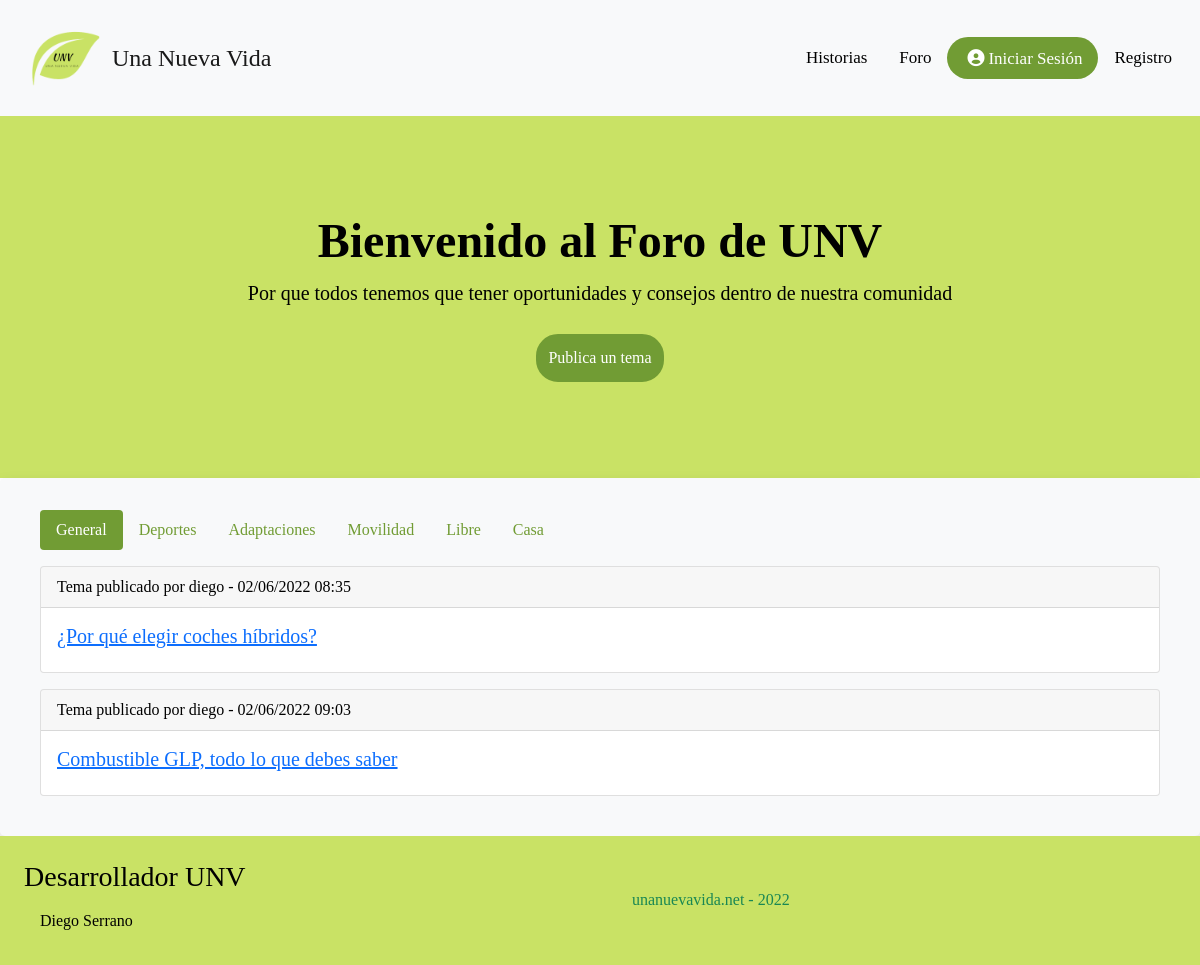
Page /web/index.php?ctl=listarForo on the earlier database version.
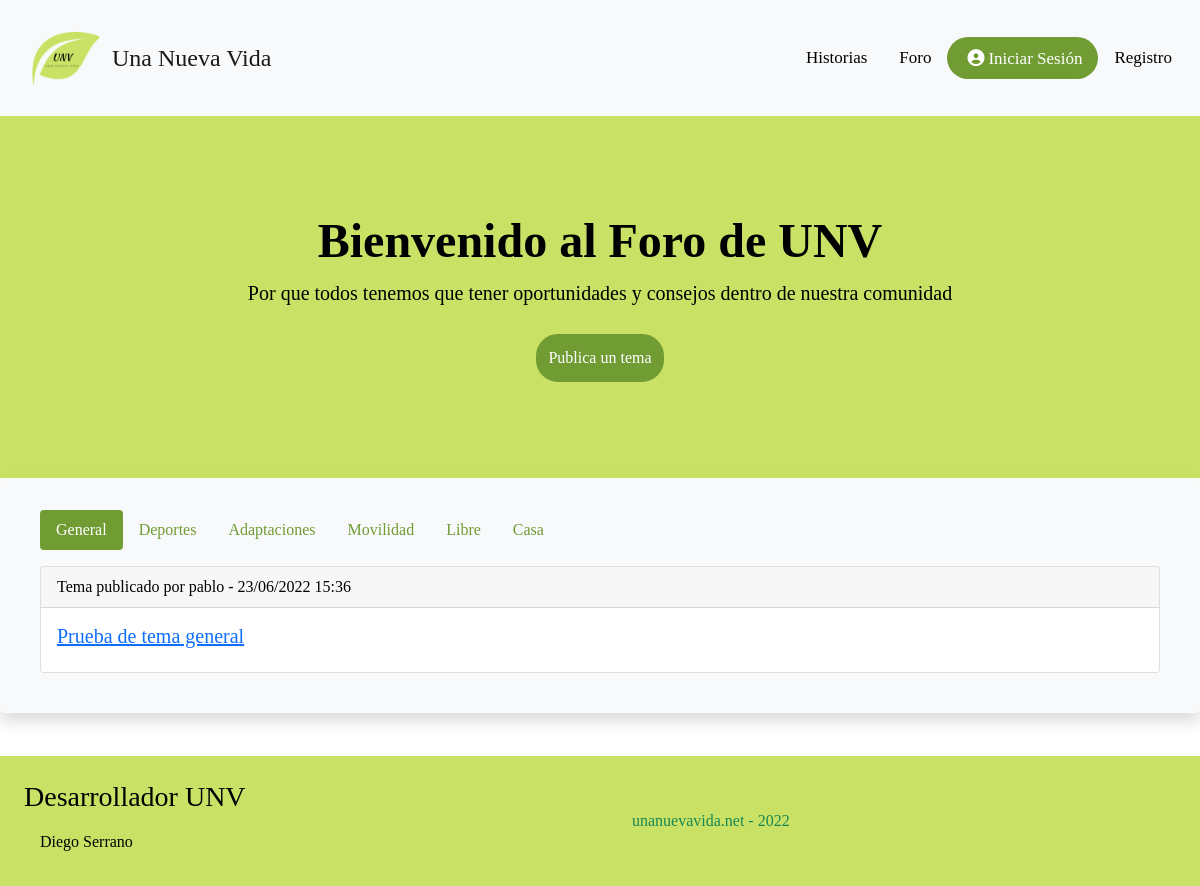
Same page on the later database version.
### tables this page shows
CREATE TABLE `categorias_foro` (
  `id_categoria` int(8) NOT NULL,
  `nombre_categoria` varchar(255) NOT NULL,
  `descripcion_categoria` varchar(255) NOT NULL
);

CREATE TABLE `temas_foro` (
  `id_tema` int(8) NOT NULL,
  `asunto_tema` varchar(255) NOT NULL,
  `fecha_tema` timestamp NULL DEFAULT current_timestamp(),
  `categoria_tema` int(8) NOT NULL,
  `by_tema` int(8) NOT NULL
);

CREATE TABLE `usuarios` (
  `id_usuario` int(11) NOT NULL,
  `usuario` varchar(10) NOT NULL,
  `password` varchar(200) NOT NULL,
  `nombre` varchar(20) NOT NULL,
  `apellidos` varchar(40) DEFAULT NULL,
  `email` varchar(40) NOT NULL,
  `telefono` varchar(12) DEFAULT NULL,
  `fecha_nac` date DEFAULT NULL,
  `descripcion` text DEFAULT NULL,
  `foto_perfil` varchar(100) NOT NULL,
  `fecha_creacion` datetime NOT NULL DEFAULT current_timestamp(),
  `rol` int(11) NOT NULL,
  `activo` int(11) NOT NULL,
  `google` tinyint(4) NOT NULL
);

### app/controladores/cForo.php (called while the page is built, shortened)
<?php
class cForo {
    public function listarForo() {
        try {
            $foros = new Foro();
            $temas = $foros->listarTemas();
            $categorias = $foros->listarCategorias();
        } catch (Exception $e) {
            error_log($e->getMessage() . microtime() . PHP_EOL, 3, "logExceptio.txt");
            header('Location: index.php?ctl=error');
        } catch (Error $e) {
            error_log($e->getMessage() . microtime() . PHP_EOL, 3, "logError.txt");
            header('Location: index.php?ctl=error');
        }
        require __DIR__ . './../vistas/vListaForo.php';
    }
}
?>

### app/modelos/Model.php (called while the page is built, shortened)
<?php
class Model extends PDO {
    public function __construct()
    {
            $this->conexion = new PDO('mysql:host=' . Config::$mvc_bd_hostname . ';dbname=' . Config::$mvc_bd_nombre . '', Config::$mvc_bd_usuario, Config::$mvc_bd_clave);
    }
}
?>

### app/modelos/classForo.php (called while the page is built, shortened)
<?php
class Foro extends Model {
    public function listarCategorias() {
        $consulta = "SELECT * FROM `categorias_foro`";
        $result = $this->conexion->query($consulta);
        return $result->fetchAll();
    }
    public function listarTemas() {
        $consulta = "SELECT * FROM temas_foro, usuarios WHERE by_tema=id_usuario";
        $result = $this->conexion->query($consulta);
        return $result->fetchAll();
    }
}
?>

### app/vistas/vListaForo.php (the view, shortened to what this page needs)
<div class="jumbotrons jumbotron p-5 text-black" style="width:100%; background-color:#c9e265;">
         <div class="container-fluid py-5">
            <div class="container">
               <h1 class="display-5 fw-bold text-center">Bienvenido al Foro de UNV</h1>
               <p class="col-md-12 fs-5 text-center">Por que todos tenemos que tener oportunidades y consejos dentro de nuestra comunidad</p>
			   <div class="d-flex justify-content-center">
			   		<a href="index.php?ctl=crearTema" class="botonPublicar">Publica un tema</a>
			   </div>
            </div>
         </div>
      </div>
<div class="row justify-content-center" style="--bs-gutter-x:0;">
		<div class="col-12 col-md-12 bg-light border-2 border-dark rounded-3 shadow pt-3 pb-4 px-4 extraContainer">
			<ul class="nav nav-pills m-3" id="pills-tab" role="tablist">
				<?php foreach ($categorias as $a) { ?>
				<li class="nav-item" role="presentation">
					<button class="nav-link" id="pills-<?php echo $a['nombre_categoria'];?>-tab"
						data-bs-toggle="pill" data-bs-target="#pills-<?php echo $a['nombre_categoria'];?>"
						type="button" role="tab" aria-controls="pills-<?php echo $a['nombre_categoria'];?>"
						aria-selected="false"><?php echo $a['nombre_categoria'];?>
					</button>
				</li>
				<?php }?>
			</ul>
			<div class="tab-content" id="pills-tabContent">
				<div class="tab-pane fade show active text-justify" id="pills-General" role="tabpanel" aria-labelledby="pills-general-tab">
					<?php foreach ($temas as $a) {
						$fechaOriginal = $a['fecha_tema'];
						$newDate = date("d/m/Y H:i", strtotime($fechaOriginal));
						if (isset($a['asunto_tema'])&&!empty($a['asunto_tema'])) {
							if ($a['categoria_tema']=='1') {
						?>
						<div class="card m-3">
							<div class="card-header fw-light">
							Tema publicado por <b><?php echo $a['usuario'];?></b><?php echo " - ".$newDate; ?>
							</div>
							<div class="card-body">
								<a href="index.php?ctl=verTemaForo&id=<?php echo $a['id_tema']?>"><h5 class="card-title fs-5"><?php echo $a['asunto_tema']; ?></h5></a>
							</div>
						</div>
					<?php } }
						else {
							echo "Todavía no hay nada publicado en la categoría General";
						}
					}
					?>
				</div>
			</div>
		</div>
	</div>
<?php $contenido = ob_get_clean() ?>
<?php include __DIR__ . '/layout.php' ?>

### web/index.php (shortened to what this page needs)
<?php
require_once __DIR__ . '/../app/Config.php';
require_once __DIR__ . '/../app/modelos/Model.php';
require_once __DIR__ . '/../app/modelos/classForo.php';
require_once __DIR__ . '/../app/controladores/cForo.php';
if (isset($_GET['ctl'])) {
    if (isset($map[$_GET['ctl']])) {
        $ruta = $_GET['ctl'];
    } else {
        header('location: ../app/vistas/vNotFound.php');
        exit;
    }
} else {
    $ruta = 'inicio';
}
$controlador = $map[$ruta];
if ($controlador['rol']<=$_SESSION['rol']) {
    if (method_exists($controlador['controller'],$controlador['action'])) {
            call_user_func(array(new $controlador['controller'],
                $controlador['action']));;
        }
    } else{
        $controlador = $map['sinpermisos'];
        call_user_func(array(new $controlador['controller'],
            $controlador['action']));;
    }
?>

### app/vistas/layout.php (shortened to what this page needs)
<!DOCTYPE html>
<html>
<head>
<link href="https://cdn.jsdelivr.net/npm/bootstrap@5.1.3/dist/css/bootstrap.min.css" rel="stylesheet">
<link rel="stylesheet" href="https://cdnjs.cloudflare.com/ajax/libs/font-awesome/6.0.0/css/all.min.css" />
<link rel="stylesheet" href="https://cdn.jsdelivr.net/npm/bootstrap-icons@1.8.0/font/bootstrap-icons.css">
<link href="../web/css/style.css" rel="stylesheet">
</head>
<body class="">
    <nav class="navbar navbar-expand-lg navbar-light bg-light sticky-top">
        <div class="container-fluid">
            <img src="../web/img/logo_100.png" width="100px" height="100px">
            <a class="navbar-brand navTitle" href="index.php">Una Nueva Vida</a>
            <div class="collapse navbar-collapse" id="navbarSupportedContent">
                <div class="d-lg-flex align-items-center">
                <?php
                if (isset($_SESSION['id_usuario'])) {
                    echo "<a id=\"historias\" style=\"font-size: 17px;\" class=\"nav-link nav-item text-black\" href=\"index.php?ctl=listarHistorias\">Historias</a>";
                    echo "<a id=\"foro\" style=\"font-size: 17px;\" class=\"nav-link nav-item text-black\" href=\"index.php?ctl=listarForo\">Foro</a>";
                    echo "<a id=\"mensajes\" style=\"font-size: 17px;\" class=\"nav-link nav-item text-black\" href=\"index.php?ctl=listarMensaje\">Mensajes</a>";
                    echo "<a id=\"perfil\" style=\"font-size: 17px;\" class=\"nav-link nav-item text-black\" href=\"index.php?ctl=verPerfil&id=" . $_SESSION['id_usuario'] . "\">Perfil</a>";
                    echo "<a id=\"apps\" style=\"font-size: 17px;\" class=\"nav-link nav-item text-black\" href=\"index.php?ctl=listarApps\">Apps VR</a>";
                    echo "<a id=\"salir\" style=\"font-size: 17px;\" class=\"nav-link nav-item text-black\" href=\"index.php?ctl=salirUsuario\"><i class=\"fas fa-sign-out-alt\"></i></a>";
                }else{
                    echo "<a id=\"historias\" style=\"font-size: 17px;\" class=\"nav-link nav-item text-black\" href=\"index.php?ctl=listarHistorias\">Historias</a>";
                    echo "<a id=\"foro\" style=\"font-size: 17px;\" class=\"nav-link nav-item text-black\" href=\"index.php?ctl=listarForo\">Foro</a>";
                    echo "<a id=\"login\" style=\"background-color: #719C34; font-size: 17px;\" class=\"nav-link nav-item text-white rounded-pill\" href=\"index.php?ctl=entrarUsuario\"><i class=\"fas fa-user-circle\" style=\"padding:4px;\"></i>Iniciar Sesión</a>";
                    echo "<a id=\"registro\" style=\"font-size: 17px;\" class=\"nav-link nav-item text-black\" href=\"index.php?ctl=registrarUsuario\">Registro</a>";
                }
                ?>
                </div>
            </div>
        </div>
    </nav>
<div class="text-black" id="contenido" style="">
<?php echo $contenido ?>
</div>
<footer class="text-black d-flex flex-column-reverse flex-md-row p-4 w-100 align-items-center justify-content-between" style="background-color:#c9e265;">
            <div>
                <ul class="list-group list-group-flush">
                    <h3>Desarrollador UNV</h3>
                    <li style="background-color:#c9e265;" class="list-group-item text-black">Diego Serrano</li>
                </ul>
            </div>
            <div class="p-4">
                <a class="text-success m-3 text-decoration-none" href="http://localhost/ProyectoFinal/web/index.php?ctl=listarHistorias">unanuevavida.net - 2022</a>
            </div>
</footer>
</body>
</html>

### web/css/style.css (style rules this page uses)
* { -webkit-box-sizing: border-box; box-sizing: border-box; margin: 0; padding: 0; font-family: 'Press Start 2P', cursive; }
h1 { text-align: center; }
footer { width: 100%; position: relative; clear: both; overflow: visible; }
.navTitle { font-family: 'Press Start 2P', cursive; color:#7738a7; font-size: 1.5em; }
#contenido { min-height: 80vh; }
.botonPublicar { border: 2px solid #719C34; border-radius: 22px; background-color: #719C34; text-decoration: none; font-size: 16px; padding: 10px; margin-top: 10px; color: white; }
.extraContainer { width: 100%; min-width: 300px; color: black; }
.text-justify { text-align: justify; }
@media ( min-width : 992px) { .extraContainer { width: 100%; min-width: 300px; margin-bottom: 0%; } }
.nav-pills .nav-link.active { background-color: #719C34; color:white; }
.nav-pills .nav-link { color: #719C34; }

Differences in the rows shown:
removed temas_foro: by_tema.usuario "diego", fecha_tema "02/06/2022 08:35", asunto_tema "¿Por qué elegir coches híbridos?"
removed temas_foro: by_tema.usuario "diego", fecha_tema "02/06/2022 09:03", asunto_tema "Combustible GLP, todo lo que debes saber"
added temas_foro: by_tema.usuario "pablo", fecha_tema "23/06/2022 15:36", asunto_tema "Prueba de tema general"
